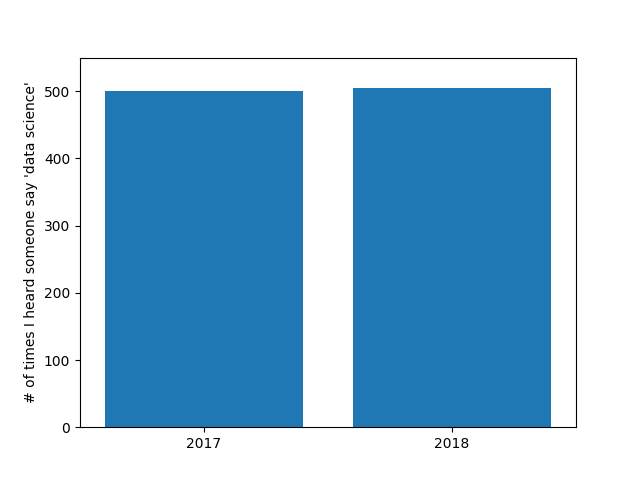

This figure's Python source:
from collections import Counter
from matplotlib import pyplot as plt


mentions = [500, 505]
years = [2017, 2018]

plt.bar(years, mentions, 0.8)
plt.xticks(years)
plt.ylabel("# of times I heard someone say 'data science'")#

## if you don't do this, matplotlib will label the x-axis 0, 1
## and then add a +2.013e3 off in the corner (bad matplotlib!)
plt.ticklabel_format(useOffset=False) #nothing really changed here

## misleading y-axis only shows the part above 500
## first 2 is about x axis and second two about y axis
plt.axis([2016.5, 2018.5, 499, 506])
#plt.title("Look at the 'Huge' Increase!")
# restiring to normal azis
plt.axis([2016.5, 2018.5, 0, 550])
#

#plt.savefig('im/viz_misleading_y_axis.png')
#plt.gca().clear()#
#

fig1 = plt.gcf()
plt.show()

fig1.savefig('ch3/bar_charts3.png')
#plt.gca().clear()
